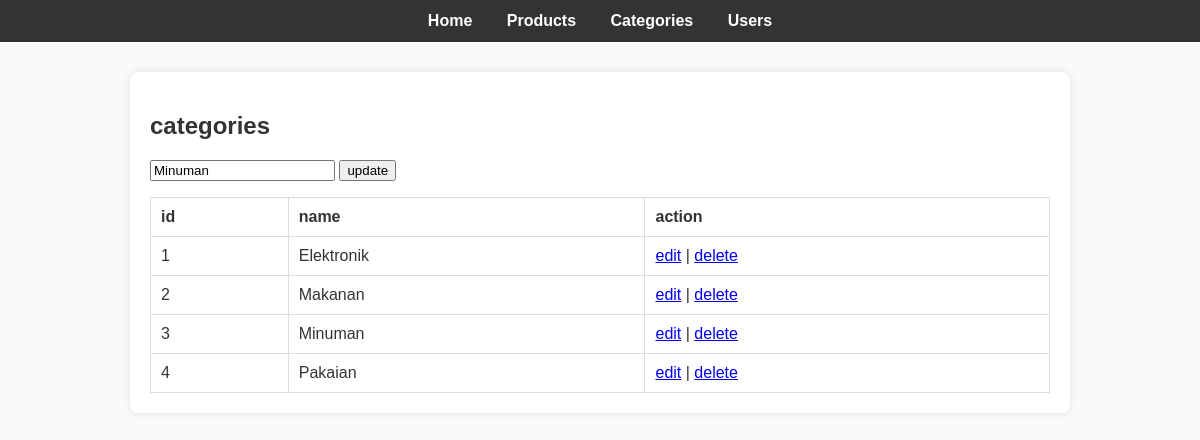
/catalog_app/view/categories.php?edit=3, run on the app's committed database.
### tables this page shows
CREATE TABLE `category` (
  `id` int(11) NOT NULL,
  `name` varchar(100) NOT NULL
);

### catalog_app/class/Category.php (called while the page is built, shortened)
<?php
require_once __DIR__ . "/../config/db.php";
class Category {
    private $conn;
    public function __construct() {
        $database = new Database();
        $this->conn = $database->conn;
    }
    public function getAll() {
        $query = $this->conn->prepare("SELECT * FROM category");
        $query->execute();
        return $query->get_result();
    }
}

### catalog_app/config/db.php (called while the page is built, shortened)
<?php
class Database {
    private $host = "localhost";
    private $user = "root";
    private $pass = "";
    private $dbname = "catalog_db";
    public function __construct() {
        try {
            $this->conn = new mysqli($this->host, $this->user, $this->pass, $this->dbname);
        } catch (Exception $e) {
            die("koneksi gagal: " . $e->getMessage());
        }
    }
}

### catalog_app/view/categories.php (the view, shortened to what this page needs)
<?php
require_once "../class/Category.php";
$category = new Category();
$editData = null;
if (isset($_GET['edit'])) {
    $id = $_GET['edit'];
    $result = $category->getAll();
    while ($row = $result->fetch_assoc()) {
        if ($row['id'] == $id) {
            $editData = $row;
        }
    }
}
$categories = $category->getAll();
?>
<?php include "header.php"; ?>
<h2>categories</h2>
<form method="POST">
    <input type="text" name="name" placeholder="category name" required
           value="<?= $editData ? $editData['name'] : ''; ?>">
    <button type="submit" name="<?= $editData ? 'update' : 'add'; ?>">
        <?= $editData ? 'update' : 'add'; ?>
    </button>
</form>
<table border="1" cellpadding="8">
    <tr>
        <th>id</th>
        <th>name</th>
        <th>action</th>
    </tr>
    <?php while ($row = $categories->fetch_assoc()) { ?>
        <tr>
            <td><?= $row['id']; ?></td>
            <td><?= $row['name']; ?></td>
            <td>
                <a href="?edit=<?= $row['id']; ?>">edit</a> |
                <a href="?delete=<?= $row['id']; ?>" onclick="return confirm('yakin hapus?')">delete</a>
            </td>
        </tr>
    <?php } ?>
</table>

### catalog_app/style.css (style rules this page uses)
table { width: 100%; border-collapse: collapse; margin-top: 15px; }
table, th, td { border: 1px solid #ddd; }
th, td { padding: 10px; text-align: left; }

### data on the page
category: name "Minuman", id "3"
category: id "1", name "Elektronik"
category: id "2", name "Makanan"
category: id "4", name "Pakaian"
